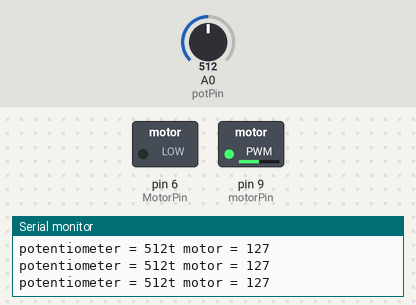
The sketch below on a simulated Arduino Uno, built with avr-gcc and run on an emulated ATmega328P. Shown: switched loads named in the sketch (green lamp = pin HIGH), the last lines printed to the serial monitor. The test bench sets the inputs (shaded band); at power-on: A0 (potPin) = 512.

Above: at 1.2 s.
1.3 s: A0 (potPin) set to 418
At 1.9 s:
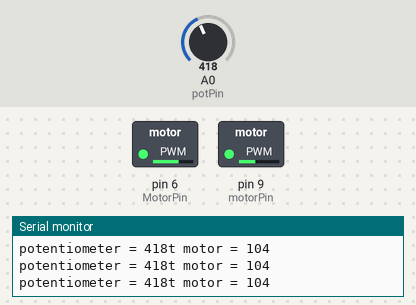
2.8 s: A0 (potPin) set to 394
At 3.8 s:
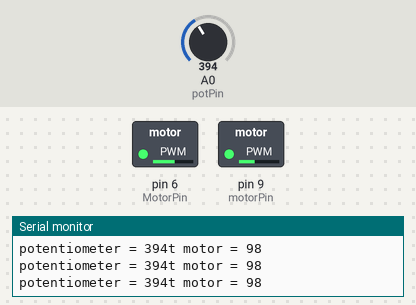
5.8 s: A0 (potPin) set to 511
At 6.8 s:
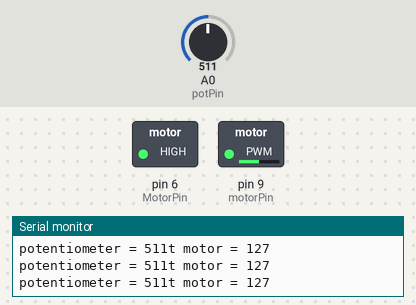
7.3 s: A0 (potPin) set to 306
At 8.5 s:
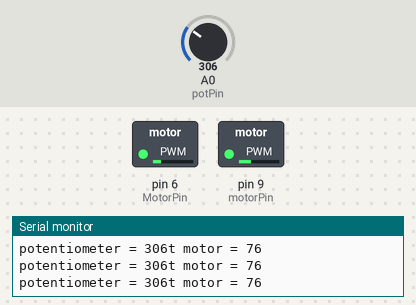
8.8 s: A0 (potPin) set to 1023
At 10.0 s:
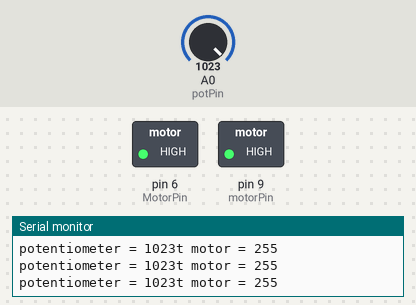
10.3 s: A0 (potPin) set to 1006
At 11.0 s:
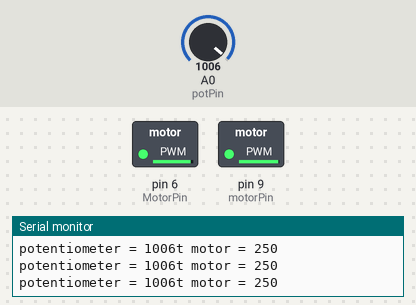
13.3 s: A0 (potPin) set to 989
Timing chart, 0 to 16.3 s (numbered marks = the images above; inputs shaded):
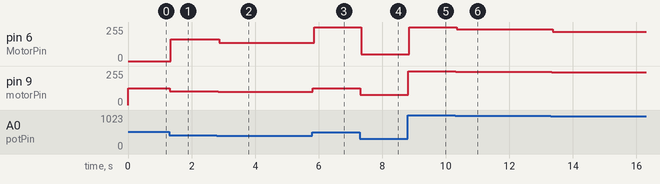

The sketch:

control_dc_motor_with_potentiometer1.ino
```cpp
int potPin = A0;
int motorPin = 9;
int potValue = 0;
int motorValue = 0;
int MotorPin = 6;
//int MotorPin2
void setup() {
 Serial.begin(9600);
}
void loop() {
 potValue = analogRead(potPin);
 motorValue = map(potValue, 0, 1023, 0, 255);
 analogWrite(motorPin, motorValue);
 Serial.print("potentiometer = " );
 Serial.print(potValue);
 Serial.print("t motor = ");
 Serial.println(motorValue);
 analogWrite(MotorPin , potValue); //Added
 delay(2);

}
```

Measured:
- after the input at 1.3 s, pin 6 (MotorPin): 0/255 → 162/255 after 0.05 s; pin 9 (motorPin): 127/255 → 104/255 at once
- after the input at 2.8 s, pin 6 (MotorPin): 162/255 → 138/255 after 0.07 s; pin 9 (motorPin): 104/255 → 98/255 at once
- after the input at 5.8 s, pin 6 (MotorPin): 138/255 → 255/255 after 0.05 s; pin 9 (motorPin): 98/255 → 127/255 at once
- after the input at 7.3 s, pin 6 (MotorPin): 255/255 → 50/255 at once; pin 9 (motorPin): 127/255 → 76/255 at once
- after the input at 8.8 s, pin 6 (MotorPin): 50/255 → 255/255 after 0.05 s; pin 9 (motorPin): 76/255 → 255/255 at once
- after the input at 10.3 s, pin 6 (MotorPin): 255/255 → 238/255 at once; pin 9 (motorPin): 255/255 → 250/255 at once
- after the input at 13.3 s, pin 6 (MotorPin): 238/255 → 221/255 after 0.06 s; pin 9 (motorPin): 250/255 → 246/255 at once
